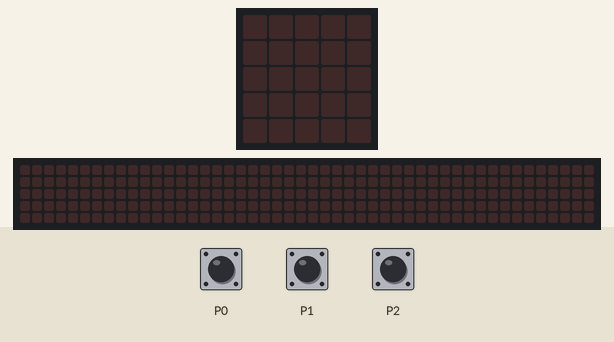
This program was run on a simulated BBC micro:bit (MakeCode). On the bench: the board's 5×5 LED display, a strip that is not on the board, showing the scrolling text unrolled. The test bench sets the inputs (shaded band). Random numbers come from a fixed seed; the 48×5 strip is a reading aid, not a part: it shows the text the display is scrolling, unrolled, one strip-width of it at a time.

Above: at 1.2 s.
1.3 s: touch pin P0 pressed for 0.15 s
At 12.1 s:
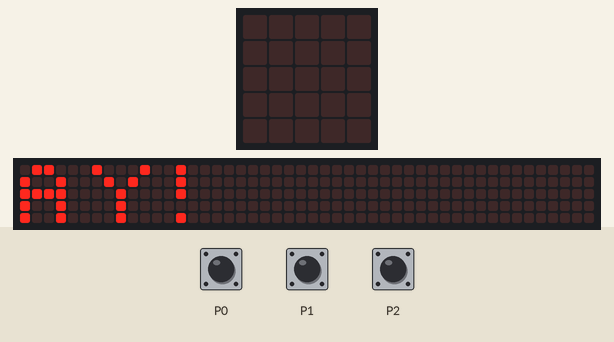
At 12.8 s:
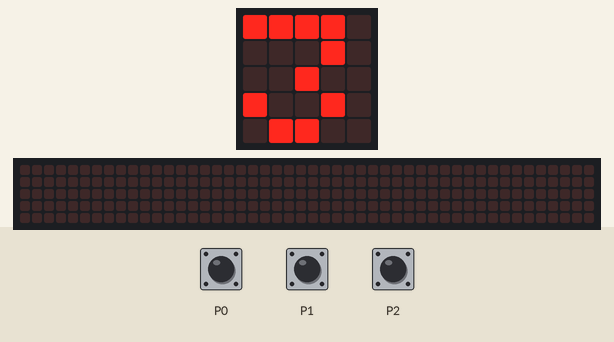
Timing chart, 0 to 14.3 s (numbered marks = the images above; inputs shaded):
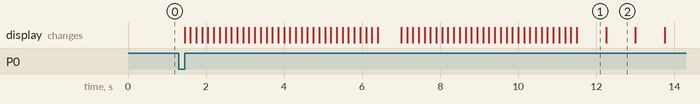

The program:

main.ts
```typescript
input.onPinPressed(TouchPin.P0, function () {
    basic.showString("LET'S PLAY!")
    basic.showNumber(3)
    basic.showNumber(2)
    basic.showNumber(1)
    basic.clearScreen()
    basic.pause(randint(1000, 10000))
    basic.showIcon(IconNames.Heart)
})
input.onPinPressed(TouchPin.P2, function () {
    basic.showLeds(`
        # # # # .
        # . . # .
        # # # # .
        # . . . .
        # . . . .
        `)
    basic.pause(500)
    basic.clearScreen()
})
input.onPinPressed(TouchPin.P1, function () {
    basic.showLeds(`
        . . # # #
        . . # # #
        . . . # #
        . . . # #
        . . . # #
        `)
    basic.pause(500)
    basic.clearScreen()
})
basic.forever(function () {

})
```

test.ts
```typescript
// testes vão aqui; isto não será compilado quando este pacote for usado como uma extensão.
```

Measured:
- after the input at 1.3 s, the display: first changes after 0.15 s (image 1 shows a later state)
- what the display in image 1 shows lasts 0.8 s, from 11.5 s to 12.3 s
